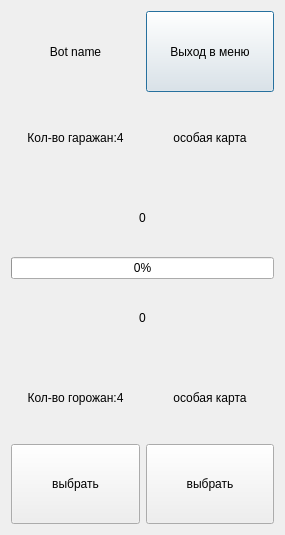
<?xml version="1.0" encoding="UTF-8"?>
<ui version="4.0">
 <class>Game_Zone</class>
 <widget class="QDialog" name="Game_Zone">
  <property name="geometry">
   <rect>
    <x>0</x>
    <y>0</y>
    <width>285</width>
    <height>535</height>
   </rect>
  </property>
  <property name="windowTitle">
   <string>Dialog</string>
  </property>
  <layout class="QVBoxLayout" name="verticalLayout">
   <item>
    <layout class="QVBoxLayout" name="verticalLayout_3">
     <item>
      <layout class="QHBoxLayout" name="horizontalLayout_3">
       <item>
        <widget class="QLabel" name="name_bot">
         <property name="text">
          <string>Bot name</string>
         </property>
         <property name="alignment">
          <set>Qt::AlignCenter</set>
         </property>
        </widget>
       </item>
       <item>
        <widget class="QPushButton" name="exit">
         <property name="sizePolicy">
          <sizepolicy hsizetype="Preferred" vsizetype="Preferred">
           <horstretch>0</horstretch>
           <verstretch>0</verstretch>
          </sizepolicy>
         </property>
         <property name="text">
          <string>Выход в меню</string>
         </property>
        </widget>
       </item>
      </layout>
     </item>
     <item>
      <layout class="QHBoxLayout" name="horizontalLayout">
       <item>
        <widget class="QLabel" name="label_2">
         <property name="text">
          <string>Кол-во гаражан:4</string>
         </property>
         <property name="alignment">
          <set>Qt::AlignCenter</set>
         </property>
        </widget>
       </item>
       <item>
        <widget class="QLabel" name="label">
         <property name="text">
          <string>особая карта</string>
         </property>
         <property name="alignment">
          <set>Qt::AlignCenter</set>
         </property>
        </widget>
       </item>
      </layout>
     </item>
    </layout>
   </item>
   <item>
    <layout class="QVBoxLayout" name="verticalLayout_2">
     <item>
      <widget class="QLabel" name="score_bot">
       <property name="text">
        <string>0</string>
       </property>
       <property name="alignment">
        <set>Qt::AlignCenter</set>
       </property>
      </widget>
     </item>
     <item>
      <widget class="QProgressBar" name="res_game">
       <property name="value">
        <number>0</number>
       </property>
      </widget>
     </item>
     <item>
      <widget class="QLabel" name="score_player">
       <property name="text">
        <string>0</string>
       </property>
       <property name="alignment">
        <set>Qt::AlignCenter</set>
       </property>
      </widget>
     </item>
    </layout>
   </item>
   <item>
    <layout class="QHBoxLayout" name="horizontalLayout_2">
     <item>
      <layout class="QVBoxLayout" name="verticalLayout_4">
       <item>
        <widget class="QLabel" name="resident">
         <property name="text">
          <string>Кол-во горожан:4</string>
         </property>
         <property name="alignment">
          <set>Qt::AlignCenter</set>
         </property>
        </widget>
       </item>
       <item>
        <widget class="QPushButton" name="choose_resident">
         <property name="sizePolicy">
          <sizepolicy hsizetype="Minimum" vsizetype="Preferred">
           <horstretch>0</horstretch>
           <verstretch>0</verstretch>
          </sizepolicy>
         </property>
         <property name="text">
          <string>выбрать</string>
         </property>
        </widget>
       </item>
      </layout>
     </item>
     <item>
      <layout class="QVBoxLayout" name="verticalLayout_5">
       <item>
        <widget class="QLabel" name="extra">
         <property name="text">
          <string>особая карта</string>
         </property>
         <property name="alignment">
          <set>Qt::AlignCenter</set>
         </property>
        </widget>
       </item>
       <item>
        <widget class="QPushButton" name="choose_extra">
         <property name="sizePolicy">
          <sizepolicy hsizetype="Minimum" vsizetype="Preferred">
           <horstretch>0</horstretch>
           <verstretch>0</verstretch>
          </sizepolicy>
         </property>
         <property name="text">
          <string>выбрать</string>
         </property>
        </widget>
       </item>
      </layout>
     </item>
    </layout>
   </item>
  </layout>
 </widget>
 <resources/>
 <connections/>
</ui>
